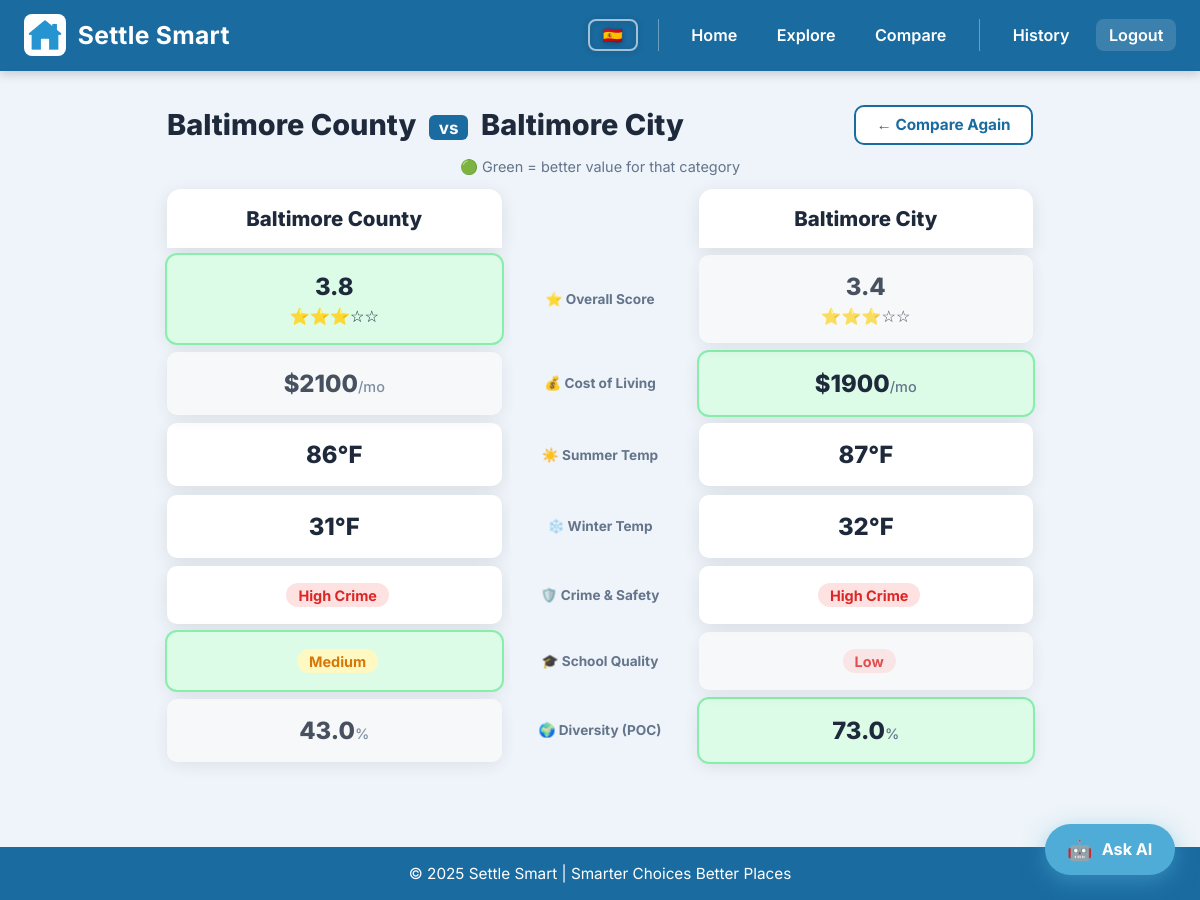
The page /compare?county1=Baltimore County&county2=Baltimore City (signed in) on the database its author committed.
### tables this page shows
CREATE TABLE counties (
            id INTEGER PRIMARY KEY AUTOINCREMENT,
            name TEXT UNIQUE NOT NULL,
            summer_temp INTEGER,
            winter_temp INTEGER,
            avg_cost_of_living INTEGER,
            crime_safety TEXT,
            school_quality TEXT,
            diversity_percent REAL,
            crime_explanation TEXT,
            school_explanation TEXT,
            race_white REAL,
            race_black REAL,
            race_hispanic REAL,
            race_asian REAL,
            race_american_indian REAL,
            race_native_hawaiian REAL,
            race_multiracial REAL,
            lat REAL,
            lng REAL
        );

### app.py (the view, shortened to what this page needs)
@app.route("/compare", methods=["GET", "POST"])
def compare():
    county1 = county2 = county1_name = county2_name = None
    if request.method == "POST":
        county1_name = request.form.get("county1")
        county2_name = request.form.get("county2")
    elif request.args.get("county1") and request.args.get("county2"):
        county1_name = request.args.get("county1")
        county2_name = request.args.get("county2")
    if county1_name: county1 = get_county_overview(county1_name)
    if county2_name: county2 = get_county_overview(county2_name)
    if county1 and county2:
        return render_template(
            "compare_result.html",
            county1=county1, county2=county2,
        )
    return render_template(
        "compare.html",
        counties=get_all_county_names(),
        county1_name=county1_name, county2_name=county2_name,
    )

### app.py (called while the page is built)
def get_db():
    conn = sqlite3.connect("settle_smart.db")
    conn.row_factory = sqlite3.Row
    return conn

@login_manager.user_loader
def load_user(user_id):
    conn = get_db()
    row = conn.execute("SELECT * FROM users WHERE id = ?", (user_id,)).fetchone()
    conn.close()
    if row:
        return User(row["id"], row["username"], row["email"])
    return None

@app.context_processor
def inject_lang():
    lang = session.get('lang', 'en')
    return {'t': TRANSLATIONS[lang], 'lang': lang}

def compute_raw_score(entry: dict) -> int:
    score = 70
    if entry["schoolQuality"] == "High":   score += 10
    elif entry["schoolQuality"] == "Low":  score -= 10
    if entry["crimeSafety"] == "Low":      score += 10
    elif entry["crimeSafety"] == "High":   score -= 10
    diversity = entry["diversityPercent"]
    score += max(0, 10 - abs(50 - diversity) // 5)
    cost = entry["averageCostOfLiving"]
    if cost <= 1900:   score += 5
    elif cost >= 3000: score -= 5
    return max(0, min(100, score))

def compute_star_score(entry: dict) -> float:
    raw = compute_raw_score(entry)
    star = round(1.0 + (raw / 100.0) * 4.0, 1)
    return star

### templates/compare_result.html (shortened to what this page needs)
<!DOCTYPE html>
<html lang="{{ lang }}">
<head>
  <link rel="stylesheet" href="{{ url_for('static', filename='style.css') }}">
</head>
<body>
  <header class="site-header">
    <div class="logo-title">
      <img src="{{ url_for('static', filename='logo.png') }}" alt="Settle Smart Logo"/>
      <h1>Settle Smart</h1>
    </div>
    <nav class="nav-links">
      <div class="lang-toggle">
        {% if lang == 'en' %}
          <a href="/set-lang/es" class="lang-btn" title="Español">🇪🇸</a>
        {% else %}
          <a href="/set-lang/en" class="lang-btn" title="English">🇺🇸</a>
        {% endif %}
      </div>
      <a href="/">{{ t.nav_home }}</a>
      <a href="/explore">{{ t.nav_explore }}</a>
      <a href="/compare">{{ t.nav_compare }}</a>
      {% if current_user.is_authenticated %}
        <a href="/history">{{ t.nav_history }}</a>
        <a href="/logout" class="nav-auth">{{ t.nav_logout }}</a>
      {% else %}
        <span class="nav-divider">|</span>
        <a href="/login" class="nav-auth">{{ t.nav_login }}</a>
      {% endif %}
    </nav>
  </header>
  <main class="compare-result-page">
    <div class="cmp-result-header">
      <h2>{{ county1.name }} <span class="vs-inline">vs</span> {{ county2.name }}</h2>
      <a href="/compare" class="cmp-again-btn">{{ t.compare_again }}</a>
    </div>
    <p class="compare-legend">{{ t.compare_legend }}</p>
    <div class="compare-header-row">
      <div class="compare-county-title">{{ county1.name }}</div>
      <div class="compare-center-label"></div>
      <div class="compare-county-title">{{ county2.name }}</div>
    </div>
    <div class="compare-table">
      <div class="compare-row">
        <div class="compare-cell left {% if county1.overall_score > county2.overall_score %}winner{% elif county1.overall_score < county2.overall_score %}loser{% endif %}">
          <span class="cmp-val">{{ county1.overall_score }}</span>
          <span class="cmp-stars">{% for i in range(1,6) %}{% if county1.overall_score >= i %}⭐{% else %}☆{% endif %}{% endfor %}</span>
        </div>
        <div class="compare-label">{{ t.cat_overall }}</div>
        <div class="compare-cell right {% if county2.overall_score > county1.overall_score %}winner{% elif county2.overall_score < county1.overall_score %}loser{% endif %}">
          <span class="cmp-val">{{ county2.overall_score }}</span>
          <span class="cmp-stars">{% for i in range(1,6) %}{% if county2.overall_score >= i %}⭐{% else %}☆{% endif %}{% endfor %}</span>
        </div>
      </div>
      <div class="compare-row">
        <div class="compare-cell left {% if county1.averageCostOfLiving < county2.averageCostOfLiving %}winner{% elif county1.averageCostOfLiving > county2.averageCostOfLiving %}loser{% endif %}">
          <span class="cmp-val">${{ county1.averageCostOfLiving }}<span class="cmp-unit">{{ t.per_month }}</span></span>
        </div>
        <div class="compare-label">{{ t.cat_cost }}</div>
        <div class="compare-cell right {% if county2.averageCostOfLiving < county1.averageCostOfLiving %}winner{% elif county2.averageCostOfLiving > county1.averageCostOfLiving %}loser{% endif %}">
          <span class="cmp-val">${{ county2.averageCostOfLiving }}<span class="cmp-unit">{{ t.per_month }}</span></span>
        </div>
      </div>
      <div class="compare-row">
        <div class="compare-cell left"><span class="cmp-val">{{ county1.summerTemp }}°F</span></div>
        <div class="compare-label">{{ t.cat_summer }}</div>
        <div class="compare-cell right"><span class="cmp-val">{{ county2.summerTemp }}°F</span></div>
      </div>
      <div class="compare-row">
        <div class="compare-cell left"><span class="cmp-val">{{ county1.winterTemp }}°F</span></div>
        <div class="compare-label">{{ t.cat_winter }}</div>
        <div class="compare-cell right"><span class="cmp-val">{{ county2.winterTemp }}°F</span></div>
      </div>
      {% set crime_order = {"Low": 1, "Medium": 2, "High": 3} %}
      <div class="compare-row">
        <div class="compare-cell left {% if crime_order[county1.crimeSafety] < crime_order[county2.crimeSafety] %}winner{% elif crime_order[county1.crimeSafety] > crime_order[county2.crimeSafety] %}loser{% endif %}">
          {% if county1.crimeSafety == "Low" %}<span class="badge-pill pill-low">{{ t.pill_low_crime }}</span>
          {% elif county1.crimeSafety == "Medium" %}<span class="badge-pill pill-medium">{{ t.pill_medium }}</span>
          {% else %}<span class="badge-pill pill-high-crime">{{ t.pill_high_crime }}</span>{% endif %}
        </div>
        <div class="compare-label">{{ t.cat_crime }}</div>
        <div class="compare-cell right {% if crime_order[county2.crimeSafety] < crime_order[county1.crimeSafety] %}winner{% elif crime_order[county2.crimeSafety] > crime_order[county1.crimeSafety] %}loser{% endif %}">
          {% if county2.crimeSafety == "Low" %}<span class="badge-pill pill-low">{{ t.pill_low_crime }}</span>
          {% elif county2.crimeSafety == "Medium" %}<span class="badge-pill pill-medium">{{ t.pill_medium }}</span>
          {% else %}<span class="badge-pill pill-high-crime">{{ t.pill_high_crime }}</span>{% endif %}
        </div>
      </div>
      {% set school_order = {"High": 1, "Medium": 2, "Low": 3} %}
      <div class="compare-row">
        <div class="compare-cell left {% if school_order[county1.schoolQuality] < school_order[county2.schoolQuality] %}winner{% elif school_order[county1.schoolQuality] > school_order[county2.schoolQuality] %}loser{% endif %}">
          {% if county1.schoolQuality == "High" %}<span class="badge-pill pill-low">{{ t.pill_high }}</span>
          {% elif county1.schoolQuality == "Medium" %}<span class="badge-pill pill-medium">{{ t.pill_medium }}</span>
          {% else %}<span class="badge-pill pill-high-crime">{{ t.pill_low }}</span>{% endif %}
        </div>
        <div class="compare-label">{{ t.cat_school }}</div>
        <div class="compare-cell right {% if school_order[county2.schoolQuality] < school_order[county1.schoolQuality] %}winner{% elif school_order[county2.schoolQuality] > school_order[county1.schoolQuality] %}loser{% endif %}">
          {% if county2.schoolQuality == "High" %}<span class="badge-pill pill-low">{{ t.pill_high }}</span>
          {% elif county2.schoolQuality == "Medium" %}<span class="badge-pill pill-medium">{{ t.pill_medium }}</span>
          {% else %}<span class="badge-pill pill-high-crime">{{ t.pill_low }}</span>{% endif %}
        </div>
      </div>
      <div class="compare-row">
        <div class="compare-cell left {% if county1.diversityPercent > county2.diversityPercent %}winner{% elif county1.diversityPercent < county2.diversityPercent %}loser{% endif %}">
          <span class="cmp-val">{{ county1.diversityPercent }}<span class="cmp-unit">%</span></span>
        </div>
        <div class="compare-label">{{ t.cat_diversity }}</div>
        <div class="compare-cell right {% if county2.diversityPercent > county1.diversityPercent %}winner{% elif county2.diversityPercent < county1.diversityPercent %}loser{% endif %}">
          <span class="cmp-val">{{ county2.diversityPercent }}<span class="cmp-unit">%</span></span>
        </div>
      </div>
    </div>
  </main>
  <footer>{{ t.footer }}</footer>
  <a href="/assistant" class="ai-fab">
    <span class="fab-icon">🤖</span> {{ t.ask_ai }}
  </a>
</body>
</html>

### static/style.css (style rules this page uses)
* { box-sizing: border-box; margin: 0; padding: 0; }
:root { --brand: #1a6ba0; --brand-d: #124f7a; --ink: #1e293b; --bg: #eef4f9; --panel: #ffffff; --muted: #64748b; --ring: rgba(26,107,160,.25); --green: #16a34a; --yellow: #d97706; --red: #dc2626; --radius: 14px; --shadow: 0 4px 18px rgba(0,0,0,.09); }
html, body { font-size: 17px; font-family: 'Inter', 'Segoe UI', sans-serif; color: var(--ink); background: var(--bg); }
header, .site-header { background: var(--brand); color: #fff; padding: .85rem 1.4rem; display: flex; align-items: center; justify-content: space-between; gap: 1rem; box-shadow: 0 3px 10px rgba(0,0,0,.18); position: sticky; top: 0; z-index: 100; }
.brand, .logo-title { display: flex; align-items: center; gap: 12px; text-decoration: none; color: inherit; }
.brand img, .logo-title img { height: 42px; border-radius: 8px; }
.brand-text .title, .logo-title h1 { font-size: 1.45rem; font-weight: 700; letter-spacing: .3px; margin: 0; }
.nav-links { display: flex; gap: 14px; }
.nav-links a, .backlink { color: #fff; text-decoration: none; font-weight: 600; font-size: .95rem; padding: .35rem .75rem; border-radius: 8px; transition: background .2s; }
.badge-pill { display: inline-block; padding: .2rem .7rem; border-radius: 999px; font-size: .85rem; font-weight: 700; margin-left: .4rem; }
.pill-medium { background: #fef9c3; color: var(--yellow); }
.pill-high-crime { background: #fee2e2; color: var(--red); }
.compare-result-page { max-width: 900px; margin: 0 auto; padding: 2rem 1rem 5rem; }
.cmp-result-header { display: flex; align-items: center; justify-content: space-between; flex-wrap: wrap; gap: 1rem; margin-bottom: .75rem; }
.cmp-result-header h2 { font-size: 1.7rem; font-weight: 800; color: var(--ink); }
.vs-inline { font-size: 1rem; font-weight: 700; color: #fff; background: var(--brand); padding: .15rem .55rem; border-radius: 6px; margin: 0 .4rem; vertical-align: middle; }
.cmp-again-btn { background: var(--panel); color: var(--brand); border: 2px solid var(--brand); padding: .5rem 1.2rem; border-radius: 10px; font-weight: 700; font-size: .9rem; text-decoration: none; transition: background .2s, color .2s; }
.compare-header-row { display: grid; grid-template-columns: 1fr 180px 1fr; gap: .5rem; margin-bottom: .4rem; }
.compare-county-title { font-size: 1.2rem; font-weight: 800; color: var(--ink); text-align: center; background: var(--panel); border-radius: var(--radius) var(--radius) 0 0; padding: 1rem; box-shadow: var(--shadow); }
.compare-table { display: flex; flex-direction: column; gap: .5rem; }
.compare-row { display: grid; grid-template-columns: 1fr 180px 1fr; gap: .5rem; align-items: stretch; }
.compare-cell { background: var(--panel); border-radius: 10px; padding: 1rem 1.2rem; display: flex; flex-direction: column; align-items: center; justify-content: center; gap: .3rem; box-shadow: var(--shadow); transition: background .2s; }
.compare-cell.winner { background: #dcfce7; outline: 2px solid #86efac; }
.compare-cell.loser { background: #fafafa; opacity: .8; }
.compare-label { background: var(--bg); border-radius: 10px; display: flex; align-items: center; justify-content: center; text-align: center; font-size: .8rem; font-weight: 700; color: var(--muted); padding: .5rem .4rem; }
.cmp-val { font-size: 1.4rem; font-weight: 800; color: var(--ink); }
.cmp-unit { font-size: .85rem; font-weight: 500; color: var(--muted); }
.cmp-stars { font-size: .95rem; }
.compare-legend { margin-bottom: .8rem; text-align: center; color: var(--muted); font-size: .85rem; }
.ai-fab { position: fixed; bottom: 1.5rem; right: 1.5rem; z-index: 999; display: flex; align-items: center; gap: .55rem; background: #4facd6; color: #fff; text-decoration: none; font-weight: 700; font-size: .95rem; padding: .75rem 1.3rem; border-radius: 999px; box-shadow: 0 6px 22px rgba(79,172,214,.5); transition: background .2s, transform .2s, box-shadow .2s; }
.ai-fab .fab-icon { font-size: 1.2rem; }
footer { background: var(--brand); color: #fff; text-align: center; padding: 1rem; font-size: .9rem; }
.nav-auth { background: rgba(255,255,255,.15); border-radius: 8px; }
.lang-toggle { display: flex; }
.lang-btn { text-decoration: none; font-size: 1.9rem; line-height: 1; padding: .18rem .22rem; border-radius: 8px; display: flex; align-items: center; border: 2px solid rgba(255,255,255,.6); transition: transform .15s, border-color .15s; filter: drop-shadow(0 1px 3px rgba(0,0,0,.35)); }

### rows shown on the page
counties: name "Baltimore County", averageCostOfLiving "2100", pill_medium "Medium", diversityPercent "43.0"
counties: name "Baltimore City", averageCostOfLiving "1900", pill_low "Low", diversityPercent "73.0"

### other values the page prints
{{ t.nav_home }} "Home"
{{ t.nav_explore }} "Explore"
{{ t.nav_compare }} "Compare"
{{ t.nav_history }} "History"
{{ t.nav_logout }} "Logout"
{{ t.compare_again }} "← Compare Again"
{{ t.compare_legend }} "🟢 Green = better value for that category"
{{ county1.overall_score }} "3.8"
{{ t.cat_overall }} "⭐ Overall Score"
{{ county2.overall_score }} "3.4"
{{ t.per_month }} "/mo"
{{ t.cat_cost }} "💰 Cost of Living"
{{ county1.summerTemp }} "86"
{{ t.cat_summer }} "☀️ Summer Temp"
{{ county2.summerTemp }} "87"
